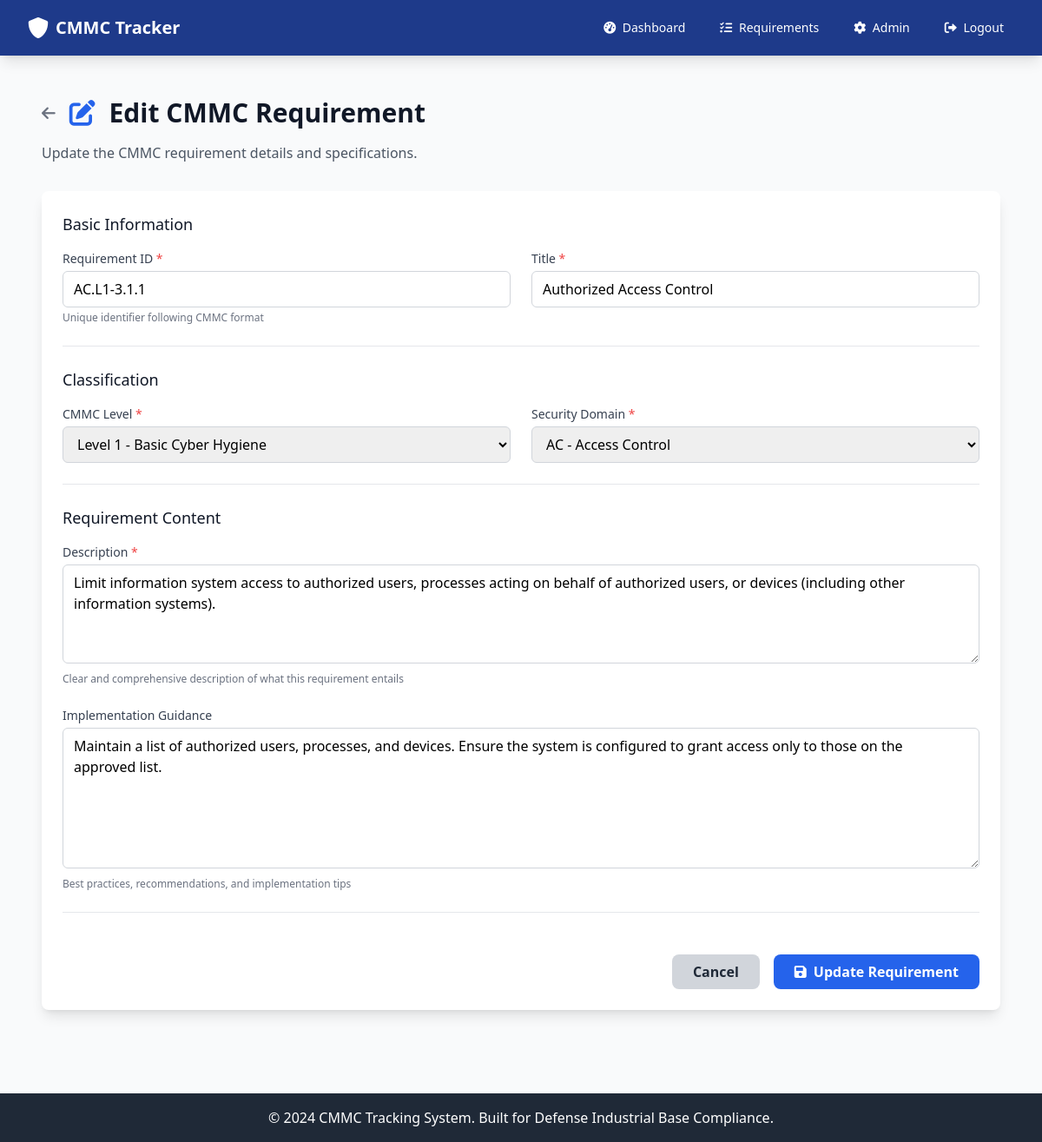
The page /admin/requirements/edit/1 (signed in) on the database its author committed.
### app.py (models this page shows)
class CMMCRequirement(db.Model):
    __tablename__ = 'cmmc_requirement'
    id = db.Column(db.Integer, primary_key=True)
    requirement_id = db.Column(db.String(20), unique=True, nullable=False)
    title = db.Column(db.String(200), nullable=False)
    description = db.Column(db.Text, nullable=False)
    level_id = db.Column(db.Integer, db.ForeignKey('cmmc_level.id'), nullable=False)
    domain_id = db.Column(db.Integer, db.ForeignKey('cmmc_domain.id'), nullable=False)
    guidance = db.Column(db.Text)
    created_at = db.Column(db.DateTime, default=datetime.utcnow)
    level = db.relationship('CMMCLevel', backref='requirements')
    domain = db.relationship('CMMCDomain', backref='requirements')

class CMMCDomain(db.Model):
    __tablename__ = 'cmmc_domain'
    id = db.Column(db.Integer, primary_key=True)
    code = db.Column(db.String(10), unique=True, nullable=False)
    name = db.Column(db.String(100), nullable=False)
    description = db.Column(db.Text)
    created_at = db.Column(db.DateTime, default=datetime.utcnow)

### app.py (the view, shortened to what this page needs)
@app.route('/admin/requirements/edit/<int:id>', methods=['GET', 'POST'])
@admin_required
def admin_edit_requirement(id):
    requirement = CMMCRequirement.query.get_or_404(id)
    levels = CMMCLevel.query.all()
    domains = CMMCDomain.query.all()
    return render_template('admin/edit_requirement.html', requirement=requirement, levels=levels, domains=domains)

### app.py (called while the page is built)
def admin_required(f):
    @wraps(f)
    def decorated_function(*args, **kwargs):
        if 'user_id' not in session:
            flash('Please log in to access this page.', 'warning')
            return redirect(url_for('login'))
        user = User.query.get(session['user_id'])
        if not user or user.role != 'admin':
            flash('Admin access required.', 'error')
            return redirect(url_for('dashboard'))
        return f(*args, **kwargs)
    return decorated_function

### templates/admin/edit_requirement.html (shortened to what this page needs)
{% extends "base.html" %}
{% block content %}
<div class="px-4 py-6">
    <div class="mb-8">
        <div class="flex items-center mb-4">
            <a href="{{ url_for('admin_requirements') }}" class="text-gray-500 hover:text-gray-700 mr-4">
                <i class="fas fa-arrow-left text-lg"></i>
            </a>
            <h1 class="text-3xl font-bold text-gray-900">
                <i class="fas fa-edit text-blue-600 mr-2"></i>
                Edit CMMC Requirement
            </h1>
        </div>
        <p class="text-gray-600">Update the CMMC requirement details and specifications.</p>
    </div>
    <div class="bg-white shadow-lg rounded-lg">
        <form method="POST" class="space-y-6 p-6">
            <div class="border-b border-gray-200 pb-6">
                <h3 class="text-lg font-medium text-gray-900 mb-4">Basic Information</h3>
                <div class="grid grid-cols-1 md:grid-cols-2 gap-6">
                    <div>
                        <label for="requirement_id" class="block text-sm font-medium text-gray-700 mb-1">
                            Requirement ID <span class="text-red-500">*</span>
                        </label>
                        <input type="text" id="requirement_id" name="requirement_id" required
                               value="{{ requirement.requirement_id }}"
                               class="w-full border border-gray-300 rounded-md px-3 py-2 focus:outline-none focus:ring-blue-500 focus:border-blue-500"
                               placeholder="e.g., AC.L1-3.1.1">
                        <p class="text-xs text-gray-500 mt-1">Unique identifier following CMMC format</p>
                    </div>
                    <div>
                        <label for="title" class="block text-sm font-medium text-gray-700 mb-1">
                            Title <span class="text-red-500">*</span>
                        </label>
                        <input type="text" id="title" name="title" required
                               value="{{ requirement.title }}"
                               class="w-full border border-gray-300 rounded-md px-3 py-2 focus:outline-none focus:ring-blue-500 focus:border-blue-500"
                               placeholder="Brief descriptive title">
                    </div>
                </div>
            </div>
            <div class="border-b border-gray-200 pb-6">
                <h3 class="text-lg font-medium text-gray-900 mb-4">Classification</h3>
                <div class="grid grid-cols-1 md:grid-cols-2 gap-6">
                    <div>
                        <label for="level_id" class="block text-sm font-medium text-gray-700 mb-1">
                            CMMC Level <span class="text-red-500">*</span>
                        </label>
                        <select id="level_id" name="level_id" required
                                class="w-full border border-gray-300 rounded-md px-3 py-2 focus:outline-none focus:ring-blue-500 focus:border-blue-500">
                            {% for level in levels %}
                                <option value="{{ level.id }}" {% if level.id == requirement.level_id %}selected{% endif %}>
                                    Level {{ level.level_number }} - {{ level.name }}
                                </option>
                            {% endfor %}
                        </select>
                    </div>
                    <div>
                        <label for="domain_id" class="block text-sm font-medium text-gray-700 mb-1">
                            Security Domain <span class="text-red-500">*</span>
                        </label>
                        <select id="domain_id" name="domain_id" required
                                class="w-full border border-gray-300 rounded-md px-3 py-2 focus:outline-none focus:ring-blue-500 focus:border-blue-500">
                            {% for domain in domains %}
                                <option value="{{ domain.id }}" {% if domain.id == requirement.domain_id %}selected{% endif %}>
                                    {{ domain.code }} - {{ domain.name }}
                                </option>
                            {% endfor %}
                        </select>
                    </div>
                </div>
            </div>
            <div class="border-b border-gray-200 pb-6">
                <h3 class="text-lg font-medium text-gray-900 mb-4">Requirement Content</h3>
                <div class="space-y-6">
                    <div>
                        <label for="description" class="block text-sm font-medium text-gray-700 mb-1">
                            Description <span class="text-red-500">*</span>
                        </label>
                        <textarea id="description" name="description" rows="4" required
                                  class="w-full border border-gray-300 rounded-md px-3 py-2 focus:outline-none focus:ring-blue-500 focus:border-blue-500"
                                  placeholder="Detailed description of the requirement...">{{ requirement.description }}</textarea>
                        <p class="text-xs text-gray-500 mt-1">Clear and comprehensive description of what this requirement entails</p>
                    </div>
                    <div>
                        <label for="guidance" class="block text-sm font-medium text-gray-700 mb-1">
                            Implementation Guidance
                        </label>
                        <textarea id="guidance" name="guidance" rows="6"
                                  class="w-full border border-gray-300 rounded-md px-3 py-2 focus:outline-none focus:ring-blue-500 focus:border-blue-500"
                                  placeholder="Provide practical guidance on how to implement this requirement...">{{ requirement.guidance or '' }}</textarea>
                        <p class="text-xs text-gray-500 mt-1">Best practices, recommendations, and implementation tips</p>
                    </div>
                </div>
            </div>
            <div class="flex justify-end space-x-4 pt-6">
                <a href="{{ url_for('admin_requirements') }}"
                   class="bg-gray-300 hover:bg-gray-400 text-gray-800 font-bold py-2 px-6 rounded-lg transition duration-200">
                    Cancel
                </a>
                <button type="submit"
                        class="bg-blue-600 hover:bg-blue-700 text-white font-bold py-2 px-6 rounded-lg transition duration-200">
                    <i class="fas fa-save mr-2"></i>Update Requirement
                </button>
            </div>
        </form>
    </div>
</div>
{% endblock %}

### rows shown on the page
CMMCRequirement: requirement_id "AC.L1-3.1.1", title "Authorized Access Control", level_id "Level 1 - Basic Cyber Hygiene", domain_id "AC - Access Control", description "Limit information system access to authorized users, processes acting on behalf of authorized users, or devices (including other information systems).", guidance "Maintain a list of authorized users, processes, and devices. Ensure the system is configured to grant access only to those on the approved list."
